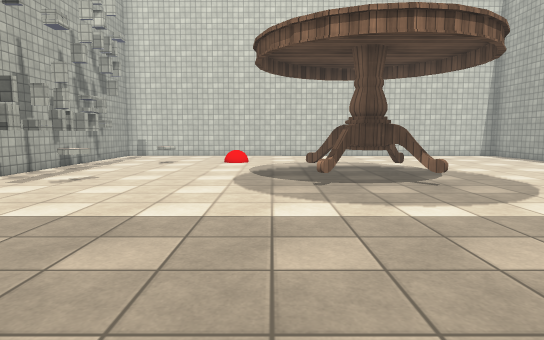
view 1 (above)

16 first-person views from a walk through a Unity game level. The camera is 1.2 m above the floor, tilts 6° down and sees 75° across. The floor is counted in squares, 1 m on a side. Each view is taken from the middle of a square. On the plan, view 1 faces up. The plan holds only what a view shows up to about 14 squares ahead; the rest is blank. The player character is not drawn. Surface patterns are stand-ins for the level's own textures.

view 2
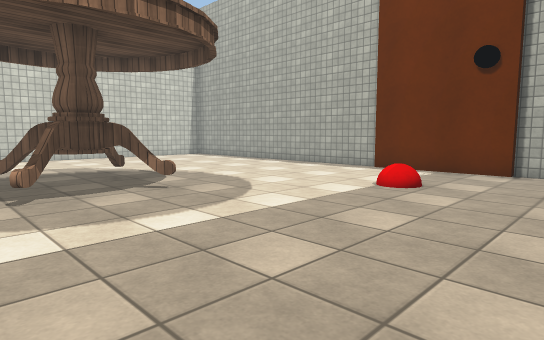

view 3
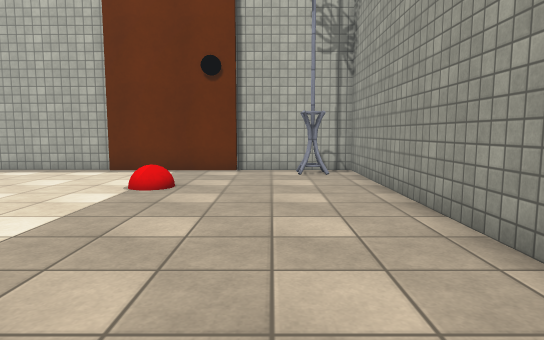

view 4
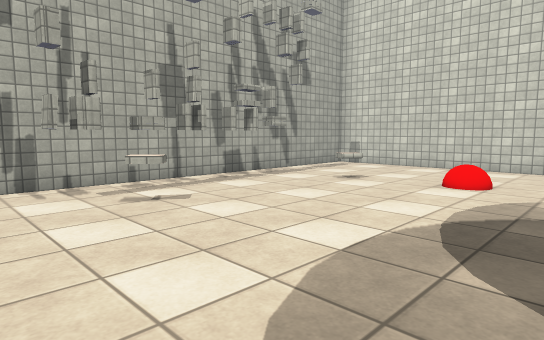

view 5
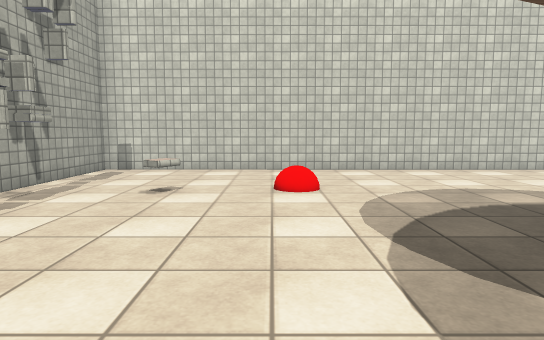

view 6
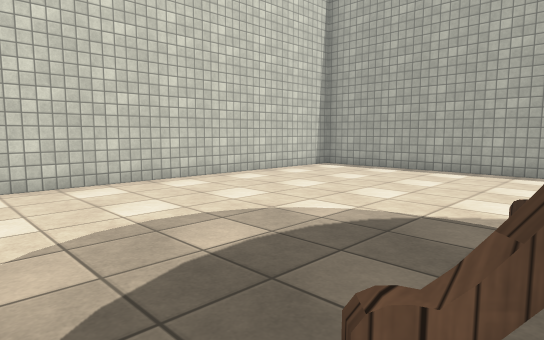

view 7
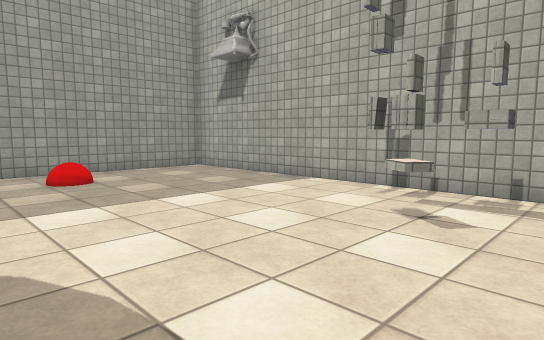

view 8
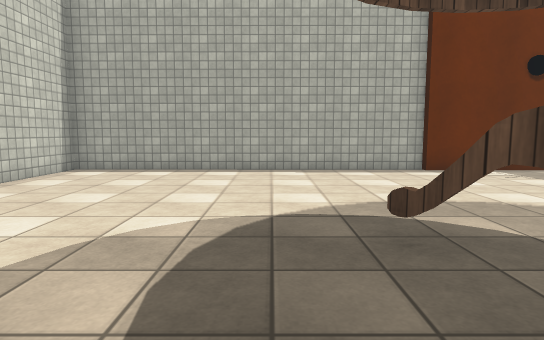

view 9
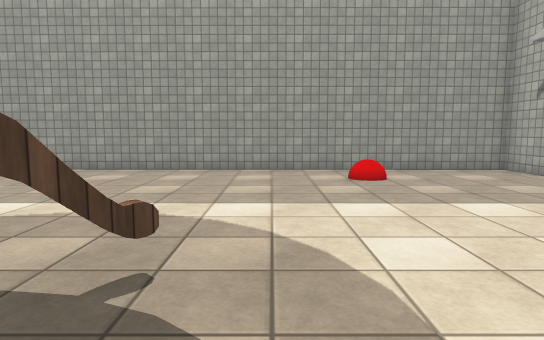

view 10
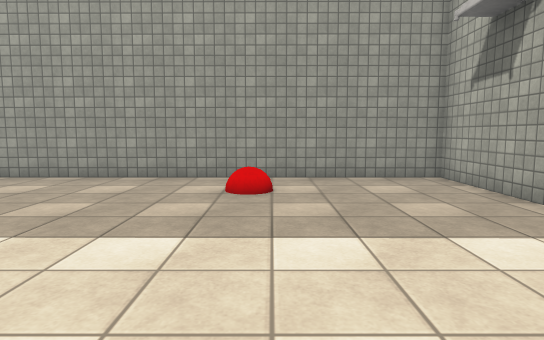

view 11
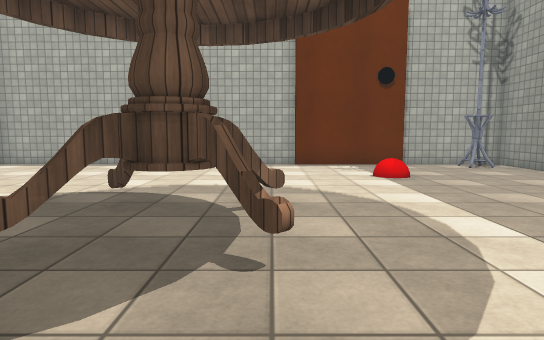

view 12
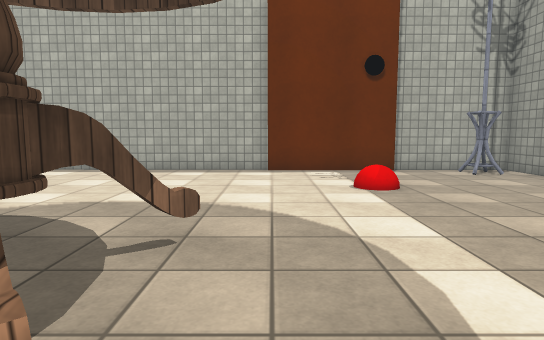

view 13
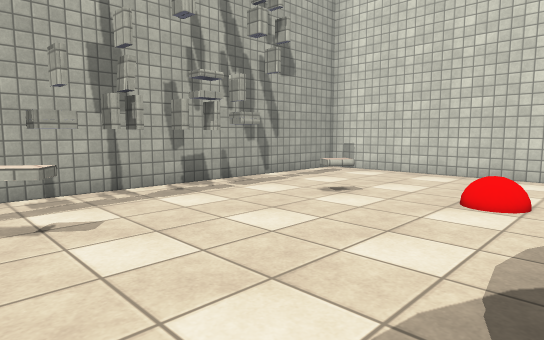

view 14
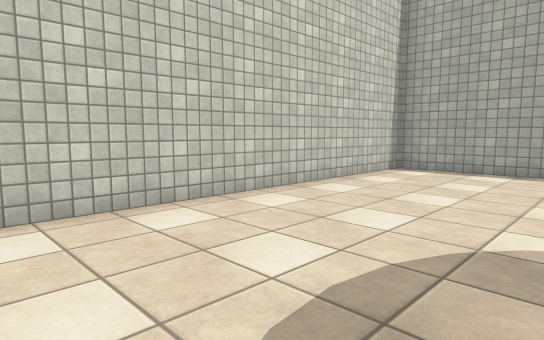

view 15
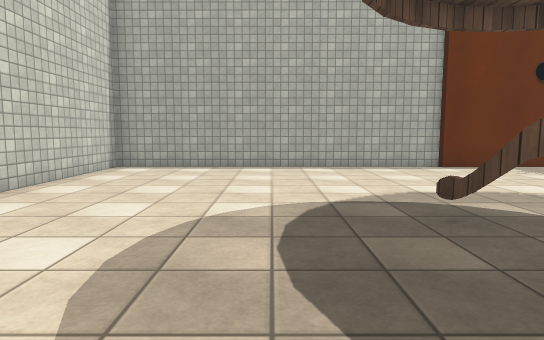

view 16
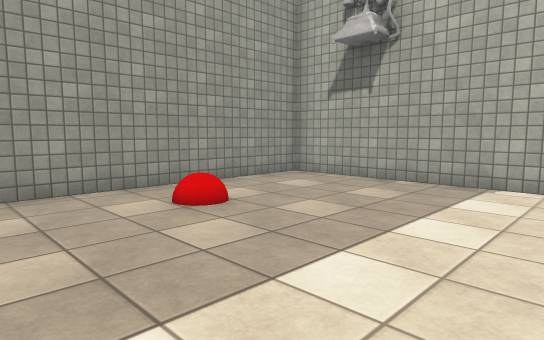

### Floor plan
Points are (right, up) in squares from view 1. A wall is a line through its corners. A room is listed if a view was taken in it or the views show most of it. See-through windows are left out.
Room 1 (views 1, 2, 3, 4, 5, 6, 7, 8, 9, 10, 11, 12, 13, 14, 15, 16)
walls: (-5.8, 7.6) (-6.3, 7.6); (-5.9, 8) (-6.4, 8); (-6.4, 8.4) (-5.9, 8.5); (-6.5, 9.8) (-6, 9.8) (-6, 9.2); (11.5, 7) (11.5, 18.5) (-7.5, 18.5) (-7.5, -0.5) (11.5, -0.5) (11.5, 3.1); (11.2, 3.1) (11.1, 7.2); (10.3, 0.5) (10.6, 1.3); (10.5, 0.5) (10.4, 0.9) (10.8, 1.1)
low walls: (-5, 9.2) (-4.6, 8.9) (-4.9, 8.5) (-5.3, 8.7); (-3.8, 14.3) (-4.2, 13.7) (-4.6, 14)
ways out: gap at (11, 1)
objects: table (1, 8) to (4, 11)

Positions as (right, up) in squares from view 1, and headings:
1: (0, 0), facing up
2: (0, 1), facing up-right
3: (0, 2), facing right
4: (1, 6), facing up-left
5: (-2, 7), facing up
6: (0, 10), facing up-right
7: (0, 11), facing down-left
8: (0, 12), facing right
9: (0, 11), facing down
10: (-3, 9), facing down
11: (-2, 8), facing right
12: (0, 7), facing right
13: (0, 8), facing up-left
14: (0, 13), facing up-right
15: (-1, 13), facing right
16: (1, 7), facing down-left
